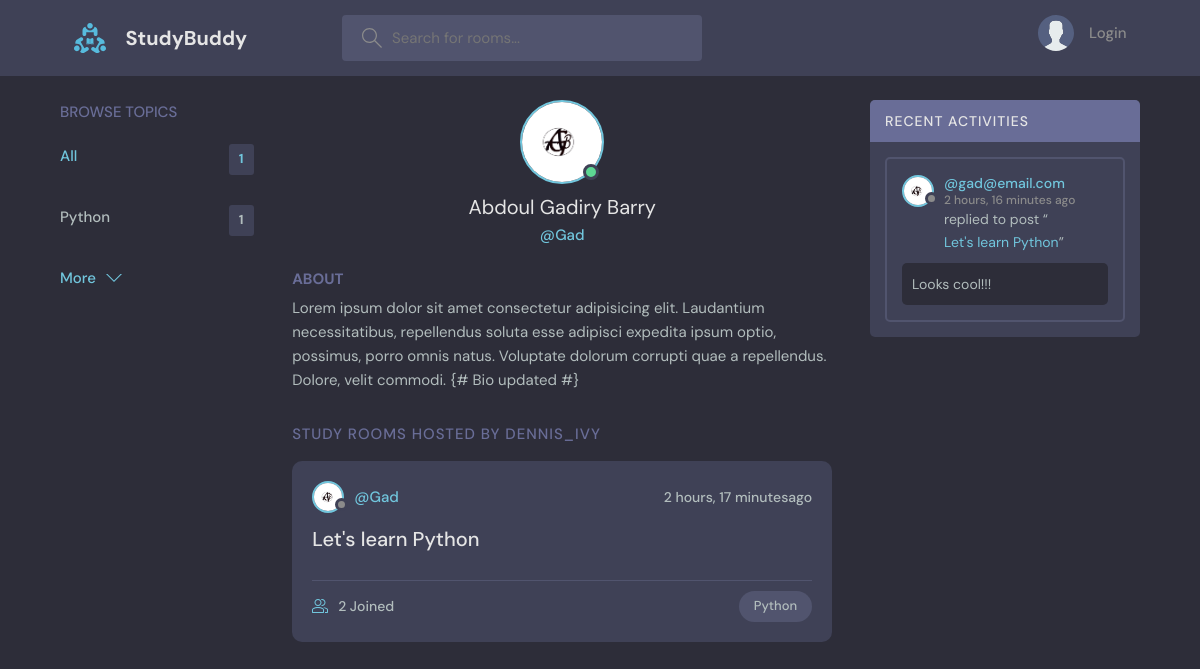
The app's page /profile/1 with its own data.
### base/models.py (models this page shows, shortened)
class Topic(models.Model):
    name = models.CharField(max_length=200)

class User(AbstractUser):
    name = models.CharField(max_length=200, null=True)
    email = models.EmailField(unique=True)
    bio = models.TextField(null=True)
    avatar = models.ImageField(null=True, default='avatar.svg')
    USERNAME_FIELD = 'email'
    REQUIRED_FIELDS = []

class Room(models.Model):
    host = models.ForeignKey(User, on_delete=models.SET_NULL, null=True)
    topic = models.ForeignKey(Topic, on_delete=models.SET_NULL, null=True)
    name = models.CharField(max_length=200)
    participants = models.ManyToManyField(
        User, related_name="participants",  blank=True)
    description = models.TextField(null=True, blank=True)
    updated = models.DateTimeField(auto_now=True)
    created = models.DateTimeField(auto_now_add=True)
    class Meta:
        ordering = ['-updated', '-created']

class Message(models.Model):
    user = models.ForeignKey(User, on_delete=models.CASCADE)
    room = models.ForeignKey(Room, on_delete=models.CASCADE)
    body = models.TextField()
    updated = models.DateTimeField(auto_now=True)
    created = models.DateTimeField(auto_now_add=True)
    class Meta:
        ordering = ['-updated', '-created']

### base/views.py (the view)
# urls.py: path('profile/<str:pk>', views.user_profile, name="app_user_profile"),
def user_profile(request, pk):
    user = User.objects.get(id=pk)
    rooms = user.room_set.all()
    room_messages = user.message_set.all()
    topics = Topic.objects.all()
    context = {
        'user': user,
        'rooms': rooms,
        'room_messages': room_messages,
        'topics': topics
    }
    return render(request, 'base/profile.html', context)

### base/templates/base/profile.html (shortened to what this page needs)
{% extends 'main.html' %} {% block content %}
<main class="profile-page layout layout--3">
    <div class="container">
        {% include 'base/topics_component.html' %}
        <div class="roomList">
            <div class="profile">
                <div class="profile__avatar">
                    <div class="avatar avatar--large active">
                        <img src="{{ user.avatar.url }}" />
                    </div>
                </div>
                <div class="profile__info">
                    <h3>{{user.name}}</h3>
                    <p>@{{user.username}}</p>
                </div>
                <div class="profile__about">
                    <h3>About</h3>
                    <p>
                        Lorem ipsum dolor sit amet consectetur adipisicing elit. Laudantium necessitatibus, repellendus soluta esse adipisci expedita ipsum optio, possimus, porro omnis natus. Voluptate dolorum corrupti quae a repellendus. Dolore, velit commodi. {# {{user.bio}}
                        #}
                    </p>
                </div>
            </div>
            <div class="roomList__header">
                <div>
                    <h2>Study Rooms Hosted by dennis_ivy</a>
                    </h2>
                </div>
            </div>
            {% include 'base/feed_component.html' %}
        </div>
        {% include 'base/activity_component.html' %}
    </div>
</main>{% endblock content %}

### templates/main.html (shortened to what this page needs)
<!DOCTYPE html>
<html lang="fr">
  <head>
    {% load static %}
    <link rel="stylesheet" href="{% static 'style/style.css' %}" />
  </head>
  <body>
    {% include 'navbar.html' %}  {% block content %}{% endblock %}
  </body>
</html>

### templates/navbar.html (shortened to what this page needs)
{% load static %}
<header class="header header--loggedIn">
  <div class="container">
    <a href="{% url 'home' %}" class="header__logo">
      <img src="{% static 'images/logo.svg' %}" />
      <h1>StudyBuddy</h1>
    </a>
    <form class="header__search" , method="GET" action="{% url 'home' %}">
      <label>
        <input name="q" placeholder="Search for rooms..." />
      </label>
    </form>
    <nav class="header__menu">
      {% if request.user.is_authenticated %}
      <div class="header__user">
        <a href="{% url 'app_user_profile' user.id %}">
          <div class="avatar avatar--medium active">
            <img src="{{ request.user.avatar.url }}" />
          </div>
          <p>
            {{ request.user.username }}
            <span>@{{ request.user.username }}</span>
          </p>
        </a>
        <button class="dropdown-button">
          <svg
            version="1.1"
            xmlns="http://www.w3.org/2000/svg"
            width="32"
            height="32"
            viewbox="0 0 32 32"
          >
            <title>chevron-down</title>
            <path d="M16 21l-13-13h-3l16 16 16-16h-3l-13 13z"></path>
          </svg>
        </button>
      </div>
      {% else %}
      <a href="{% url 'app_login' %}">
        <img src="{% static 'images/avatar.svg' %}" />
        <p>Login</p>
      </a>
      {% endif %}
    </nav>
  </div>
</header>

### base/templates/base/topics_component.html
<div class="topics">
	<div class="topics__header">
		<h2>Browse Topics</h2>
	</div>
	<ul class="topics__list">
		<li>
			<a href="{% url 'home' %}" class="active">All
				<span>{{ topics.count }}</span>
			</a>
		</li>
		{% for topic in topics %}
			<li>
				<a href="{% url 'home' %}?q={{ topic.name }}">{{ topic.name }}
					<span>{{ topic.room_set.all.count }}</span>
				</a>
			</li>
		{% endfor %}
	</ul>
	<a class="btn btn--link" href="{% url 'app_topics' %}">
		More
		<svg version="1.1" xmlns="http://www.w3.org/2000/svg" width="32" height="32" viewbox="0 0 32 32">
			<title>chevron-down</title>
			<path d="M16 21l-13-13h-3l16 16 16-16h-3l-13 13z"></path>
		</svg>
	</a>
</div>

### base/templates/base/feed_component.html (shortened to what this page needs)
{% for room in rooms %}
	<div class="roomListRoom">
		<div class="roomListRoom__header">
			<a href="{% url 'app_user_profile' room.host.id %}" class="roomListRoom__author">
				<div class="avatar avatar--small">
					<img src="{{ room.host.avatar.url }}"/>
				</div>
				<span>@{{ room.host.username }}</span>
			</a>
			<div class="roomListRoom__actions">
				<span>{{ room.created|timesince }}ago</span>
			</div>
		</div>
		<div class="roomListRoom__content">
			<a href="{% url 'room' room.id %}">{{ room.name }}</a>
		</div>
		<div class="roomListRoom__meta">
			<a href="{% url 'room' room.id %}" class="roomListRoom__joined">
				{{ room.participants.all.count }}
				Joined
			</a>
			<p class="roomListRoom__topic">{{ room.topic.name }}</p>
		</div>
	</div>
{% endfor %}

### base/templates/base/activity_component.html (shortened to what this page needs)
<div>
  {% for message in room_messages %}
  <div class="activities">
    <div class="activities__header">
      <h2>Recent Activities</h2>
    </div>
    <div class="activities__box">
      <div class="activities__boxHeader roomListRoom__header">
        <a
          href="{% url 'app_user_profile' message.user.id %}"
          class="roomListRoom__author"
        >
          <div class="avatar avatar--small">
            <img src="{{ message.user.avatar.url }}" />
          </div>
          <p>
            @{{ message.user }}
            <span>{{ message.created|timesince }} ago</span>
          </p>
        </a>
      </div>
      <div class="activities__boxContent">
        <p>
          replied to post “<a href="{% url 'room' message.room.id %}"
            >{{ message.room.name }}</a
          >”
        </p>
        <div class="activities__boxRoomContent">{{ message.body }}</div>
      </div>
    </div>
  </div>
  {% endfor %}
</div>

### records on screen
Topic: name "Python", room_set.all.count "1"
User: avatar (picture), name "Abdoul Gadiry Barry", username "Gad", bio "Bio updated"
Room: host.avatar (picture), host.username "Gad", created "2 hours, 17 minutes", name "Let's learn Python", participants.all.count "2", topic.name "Python"
Message: user.avatar (picture), user "gad@email.com", created "2 hours, 16 minutes", room.name "Let's learn Python", body "Looks cool!!!"

### other values on screen
{{ topics.count }} "1"
